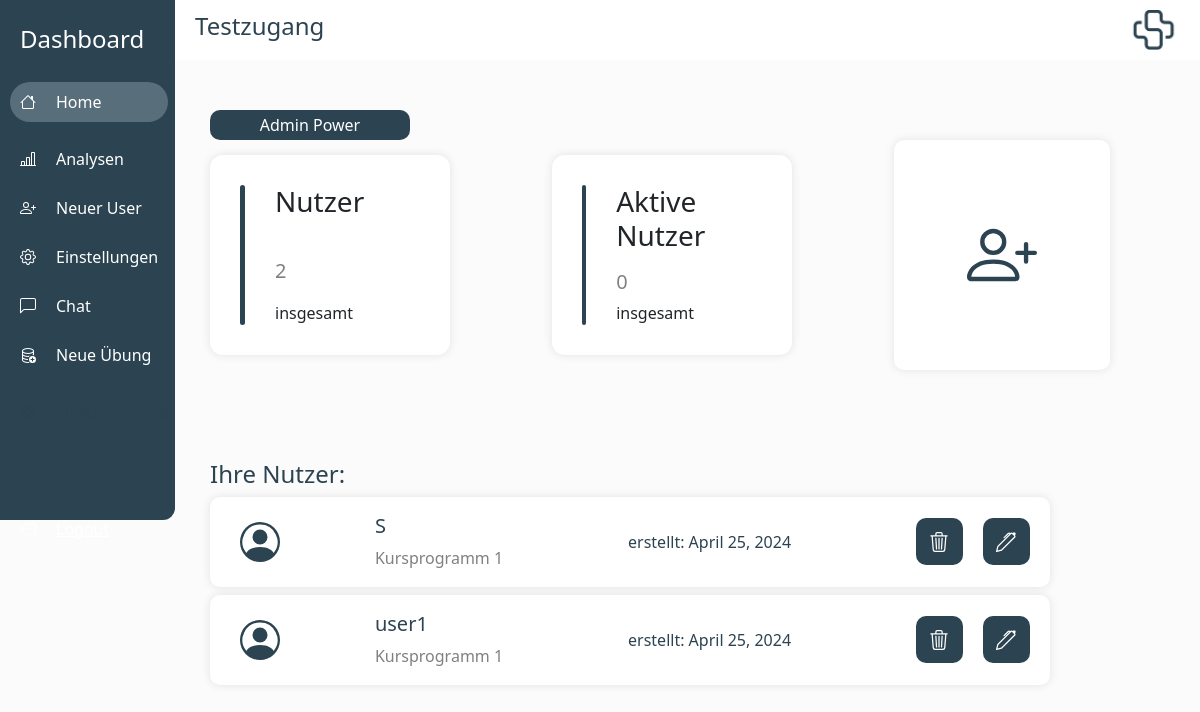
Before: / (signed in) with the older database file.
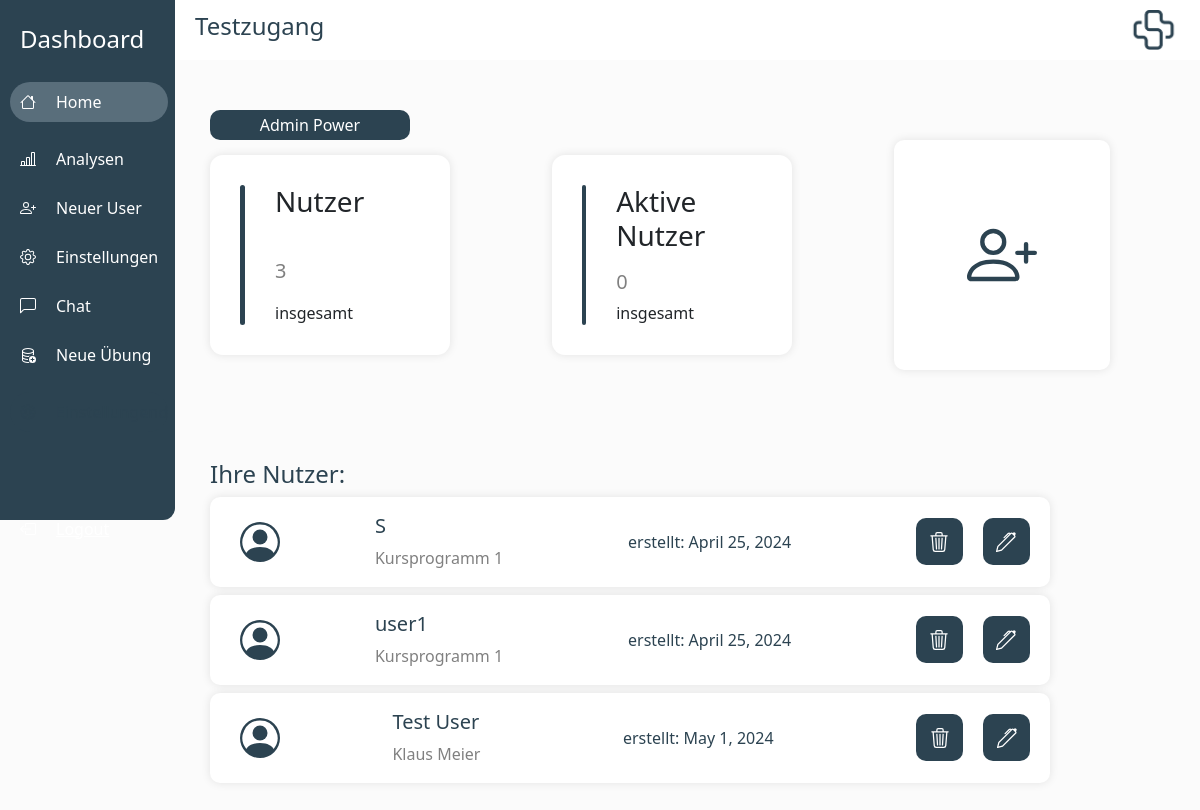
After: the same page with the newer database file.
### laxout_app/models.py (models this page shows)
class LaxoutUser(models.Model):
    user_uid = models.CharField(max_length=420, default="")
    laxout_user_name = models.CharField(max_length=200, default="")
    laxout_credits = models.IntegerField(default=0)
    note = models.CharField(max_length=200, default="")
    creation_date = models.DateField(default= timezone.now())
    exercises = models.ManyToManyField(Laxout_Exercise)
    created_by = models.ForeignKey(User, on_delete=models.CASCADE)
    indexes = models.ManyToManyField(IndexesLaxoutUser)
    last_login = models.DateTimeField(default=timezone.datetime(2023, 11, 14))
    last_login_2 = models.DateTimeField(default = timezone.datetime(2023, 11, 14))
    coupons = models.ManyToManyField(Coupon)
    last_meet = models.DateField(default = timezone.datetime.today())
    instruction = models.CharField(default = "", max_length = 200)
    lax_tree_id = models.IntegerField(default = 0)
    water_drops_count = models.IntegerField(default = 0)
    instruction_in_int = models.IntegerField(default = 0)
    email_adress = models.CharField(default = "", max_length =40)
    admin_has_seen_chat = models.BooleanField(default = True)
    user_has_seen_chat = models.BooleanField(default = False)
    was_created_through_app = models.BooleanField(default=False)

### laxout_app/views.py (the view)
# urls.py: 2. Add a URL to urlpatterns:  path('', views.home, name='home')
@login_required(login_url="login")
def home(request):
    active_admin = models.UserProfile.objects.get(user=request.user)
    active_admin_user = active_admin.user
    print("Active Admin id{}".format(active_admin_user.is_superuser))
    users_filtert = LaxoutUser.objects.filter(created_by=request.user)
    user_amount = users_filtert.count()
    active_user_amount = 0
    for user in users_filtert:
        print(str(user.last_login_2.date) + "Last Login date")
        if days_between_today_and_date(user.last_login_2) < 14:
            active_user_amount += 1
    users = LaxoutUser.objects.all()
    user_list = []
    for user in users:
        if user.created_by == request.user:
            user_list.append(user)
    context = {
        "users": user_list,
        "user_amount": user_amount,
        "active_user_amount": active_user_amount,
        "is_superuser": active_admin_user.is_superuser,
    }
    return render(request, "laxout_app/home.html", context)

### laxout_app/views.py (called while the page is built)
def days_between_today_and_date(input_datetime):
    input_datetime = input_datetime.replace(tzinfo=None)  # Make it naive
    current_datetime = datetime.now()
    time_difference = current_datetime - input_datetime
    days_difference = time_difference.days
    return days_difference

### laxout_app/templates/laxout_app/home.html (shortened to what this page needs)
{%extends 'laxout_app/main.html'%}
{%load crispy_forms_tags%}
{%block praxisname%}
{{user.username}}
{%endblock praxisname%}
{%block additionalNavItem%}
{% if is_superuser %}
<div class="row-basti-addexercise" style="padding-left: 10px; margin-bottom: 25px;">
    <a href="/new-exercise/" style="padding-left: 20px; color: white; text-decoration: none;">Neue Übung </a>
</div>
{%endif%}
{%endblock additionalNavItem%}
{%block content%}
{% if is_superuser %}
<button class="special-button" style="background-color: rgb(44, 67, 81); margin-left: 30px; width: 200px;" onclick="fetchAdminPower()">
    Admin Power
</button>
{%endif%}
<body>
    <div class="row-basti" style="justify-content: space-between; padding-left: 30px; padding-right: 90px;">
        <div class="analyse-container">
            <div style="height: 140px; width: 5px; background-color: rgb(44, 67, 81); border-radius: 10px;">
            </div>
            <div class="analyse-column">
                <h3>Nutzer</h3>
                <div style="font-size: 20px; color: grey;"> {{user_amount}} </div>
                <div style="flex-direction: row; display: flex; justify-content: space-around; align-items: center;">
                    insgesamt
                </div>
            </div>
        </div>
        <div class="analyse-container">
            <div style="height: 140px; width: 5px; background-color: rgb(44, 67, 81); border-radius: 10px;"></div>
            <div class="analyse-column">
                <h3>Aktive Nutzer</h3>
                <div style="font-size: 20px; color: grey;"> {{active_user_amount}} </div>
                <div style="flex-direction: row; display: flex; justify-content: space-around; align-items: center;">
                    insgesamt
                </div>
            </div>
        </div>
        <div class="home-item" style="align-items: center; display: flex; justify-content: center;">
            <button style="background: none; border: none;" onclick="create_user()">
                <div>
                </div>
            </button>
        </div>
    </div>
    <div style=" padding-left: 30px; padding-right: 30px; padding-top: 60px; background:none; height: 600px;">
        <h4 style="color: rgb(44, 67, 81);">
            Ihre Nutzer:
        </h4>
        {% for user in users%}
        <div class="user-item" style="justify-items: center; justify-content: space-between;">
            <div style="padding-left: 30px; ">
            </div>
            <div style="padding-right: 30px;">
                <h5 style="color: rgb(44, 67, 81);">
                    {{user.laxout_user_name}}
                </h5>
                <div style="color: grey;">{{user.note}}</div>
            </div>
            <div style="padding-right: 30px;color: rgb(44, 67, 81);">
                erstellt: {{user.creation_date}}
            </div>
            <div style="flex-direction: row; display: flex;">
                <button class="delete-button"
                    style="display: flex; justify-items: center; justify-content: center; align-items: center; width: 70; font-size: 16px;"
                    onclick="delete_user('{{user.id}}')">
                </button>
                <button class="delete-button"
                    style="display: flex; justify-items: center; justify-content: center; align-items: center; width: 70; font-size: 16px;"
                    onclick="edit_user('{{user.id}}')">
                </button>
            </div>
        </div>
        {%endfor%}
    </div>
</body>
{%endblock content%}

Changed rows visible on the page:
added LaxoutUser: laxout_user_name "Test User", note "Klaus Meier", creation_date "May 1, 2024"
Other visible differences:
{{ user_amount }}: "2" → "3"
